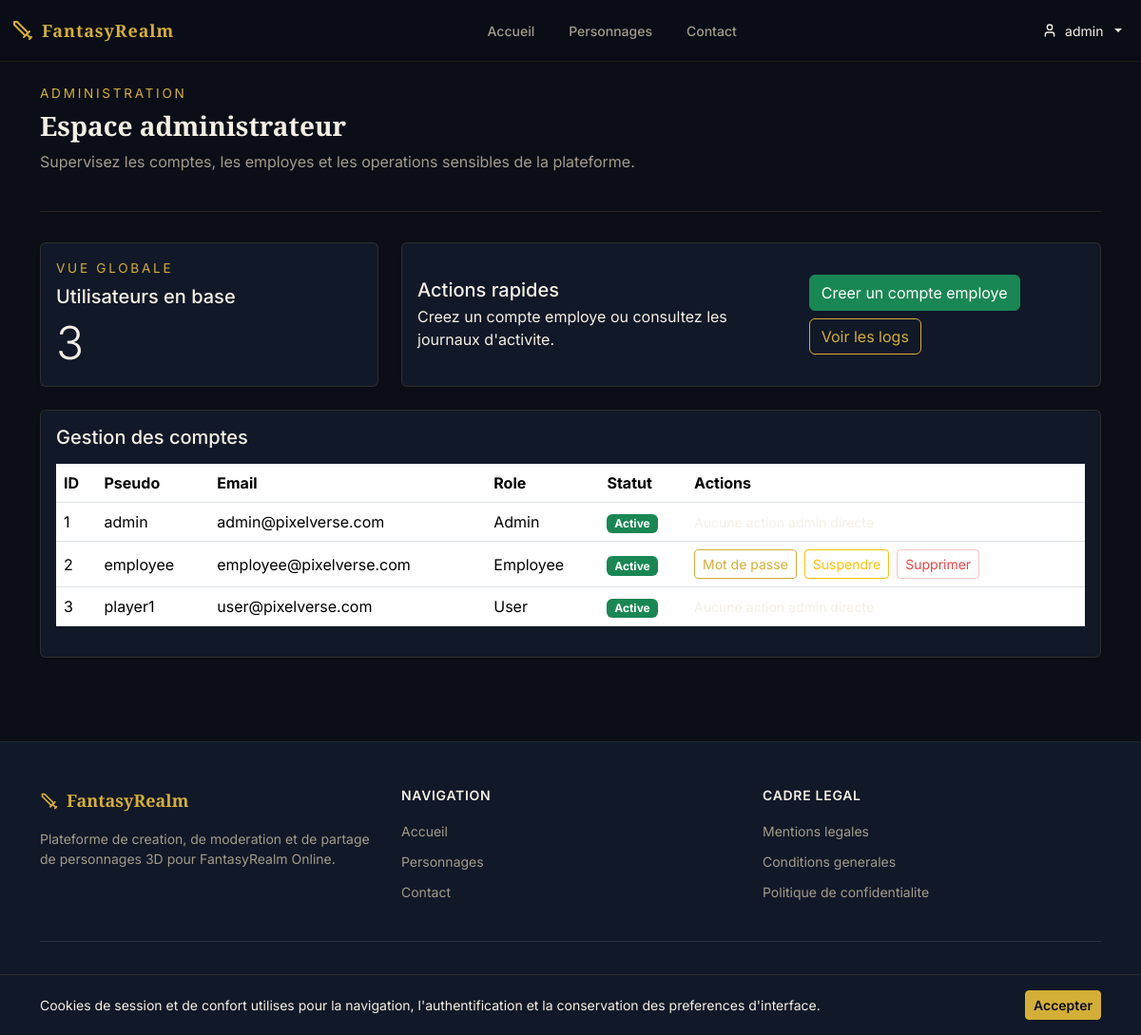
The page /index.php?action=admin-dashboard (signed in) on the database its author committed.
### tables this page shows
CREATE TABLE users (
    id INT AUTO_INCREMENT PRIMARY KEY,
    email VARCHAR(255) NOT NULL UNIQUE,
    pseudo VARCHAR(100) NOT NULL UNIQUE,
    password_hash VARCHAR(255) NOT NULL,
    password_reset_token VARCHAR(128) DEFAULT NULL,
    password_reset_expires_at DATETIME DEFAULT NULL,
    role ENUM('user','employee','admin') DEFAULT 'user',
    status ENUM('active','suspended','deleted') DEFAULT 'active',
    created_at DATETIME DEFAULT CURRENT_TIMESTAMP,
    updated_at DATETIME DEFAULT CURRENT_TIMESTAMP ON UPDATE CURRENT_TIMESTAMP
);

### controllers/AdminController.php (called while the page is built, shortened)
<?php
require_once __DIR__ . '/../models/User.php';
class AdminController {
    public static function dashboard() {
        $users = User::getAll();
        require __DIR__ . '/../views/admin/dashboard.php';
    }
}

### index.php (called while the page is built, shortened)
<?php
require_once __DIR__ . '/public/index.php';

### models/User.php (called while the page is built, shortened)
<?php
class User {
    public static function getAll() {
        $db = getDB();
        $stmt = $db->query(
            "SELECT id, email, pseudo, role, status, created_at
             FROM users
             ORDER BY created_at DESC"
        );
        return $stmt->fetchAll();
    }
}

### config/session.php (called while the page is built, shortened)
<?php
function csrfToken() {
    return $_SESSION['csrf_token'];
}

### views/admin/dashboard.php (the view)
<?php require __DIR__ . '/../layouts/header.php'; ?>
<section class="page-intro">
    <div>
        <p class="eyebrow">Administration</p>
        <h1 class="page-title">Espace administrateur</h1>
        <p class="page-copy">Supervisez les comptes, les employes et les operations sensibles de la plateforme.</p>
    </div>
</section>
<div class="row g-4 mb-4">
    <div class="col-lg-4">
        <div class="card shadow-sm h-100">
            <div class="card-body">
                <p class="eyebrow mb-2">Vue globale</p>
                <h2 class="h5">Utilisateurs en base</h2>
                <p class="display-5 mb-0"><?= count($users) ?></p>
            </div>
        </div>
    </div>
    <div class="col-lg-8">
        <div class="card shadow-sm h-100">
            <div class="card-body d-flex flex-column flex-md-row align-items-md-center justify-content-between gap-3">
                <div>
                    <h2 class="h5 mb-1">Actions rapides</h2>
                    <p class="text-muted mb-0">Creez un compte employe ou consultez les journaux d'activite.</p>
                </div>
                <div class="d-flex flex-wrap gap-2">
                    <a href="/index.php?action=admin-create-employee" class="btn btn-success">Creer un compte employe</a>
                    <a href="/index.php?action=admin-logs" class="btn btn-outline-primary">Voir les logs</a>
                </div>
            </div>
        </div>
    </div>
</div>
<div class="card shadow-sm">
    <div class="card-body">
        <h2 class="h5 mb-3">Gestion des comptes</h2>
        <div class="table-responsive">
            <table class="table align-middle">
                <thead>
                    <tr>
                        <th>ID</th>
                        <th>Pseudo</th>
                        <th>Email</th>
                        <th>Role</th>
                        <th>Statut</th>
                        <th>Actions</th>
                    </tr>
                </thead>
                <tbody>
                    <?php foreach ($users as $u): ?>
                        <tr>
                            <td><?= (int) $u['id'] ?></td>
                            <td><?= htmlspecialchars($u['pseudo']) ?></td>
                            <td><?= htmlspecialchars($u['email']) ?></td>
                            <td><?= htmlspecialchars(ucfirst($u['role'])) ?></td>
                            <td>
                                <span class="badge bg-<?= $u['status'] === 'active' ? 'success' : 'danger' ?>">
                                    <?= htmlspecialchars(ucfirst($u['status'])) ?>
                                </span>
                            </td>
                            <td>
                                <?php if ($u['role'] === 'employee'): ?>
                                    <div class="d-flex flex-wrap gap-2">
                                        <a href="/index.php?action=admin-manage-employee&id=<?= (int) $u['id'] ?>&type=password&csrf=<?= urlencode(csrfToken()) ?>" class="btn btn-sm btn-outline-primary" onclick="return confirm('Generer un nouveau mot de passe ?')">Mot de passe</a>
                                        <?php if ($u['status'] === 'active'): ?>
                                            <a href="/index.php?action=admin-manage-employee&id=<?= (int) $u['id'] ?>&type=suspend&csrf=<?= urlencode(csrfToken()) ?>" class="btn btn-sm btn-outline-warning">Suspendre</a>
                                        <?php else: ?>
                                            <a href="/index.php?action=admin-manage-employee&id=<?= (int) $u['id'] ?>&type=activate&csrf=<?= urlencode(csrfToken()) ?>" class="btn btn-sm btn-outline-success">Activer</a>
                                        <?php endif; ?>
                                        <a href="/index.php?action=admin-manage-employee&id=<?= (int) $u['id'] ?>&type=delete&csrf=<?= urlencode(csrfToken()) ?>" class="btn btn-sm btn-outline-danger" onclick="return confirm('Supprimer definitivement ce compte ?')">Supprimer</a>
                                    </div>
                                <?php else: ?>
                                    <span class="text-muted small">Aucune action admin directe</span>
                                <?php endif; ?>
                            </td>
                        </tr>
                    <?php endforeach; ?>
                </tbody>
            </table>
        </div>
    </div>
</div>
<?php require __DIR__ . '/../layouts/footer.php'; ?>

### public/assets/css/style.css (style rules this page uses)
:root { --app-bg: #0B0E17; --app-surface: #111827; --app-surface-muted: #1F2937; --app-text: #F5F0E6; --app-muted: #A39B8B; --app-border: rgba(212, 175, 55, 0.15); --app-primary: #D4AF37; --app-primary-strong: #E8D589; --app-primary-soft: rgba(212, 175, 55, 0.12); --app-accent: #D4AF37; --app-success: #22c55e; --app-danger: #ef4444; --app-shadow: 0 18px 44px rgba(0, 0, 0, 0.35); }
html { scroll-behavior: smooth; }
body { min-height: 100vh; display: flex; flex-direction: column; color: var(--app-text); background: var(--app-bg); font-family: 'Inter', 'Segoe UI', system-ui, -apple-system, sans-serif; }
a { color: var(--app-primary); }
.btn-outline-primary { color: var(--app-primary) !important; border-color: var(--app-primary) !important; }
.btn-outline-danger { color: #ef4444 !important; border-color: rgba(239, 68, 68, 0.3) !important; }
.card { background: var(--app-surface); border-color: var(--app-border); color: var(--app-text); }
.page-intro { display: flex; flex-wrap: wrap; align-items: center; justify-content: space-between; gap: 1.5rem; margin-bottom: 2rem; padding-bottom: 1.5rem; border-bottom: 1px solid var(--app-border); }
.eyebrow { color: var(--app-primary); letter-spacing: 0.2em; font-size: 0.85rem; text-transform: uppercase; margin-bottom: 0.5rem; }
.text-muted { color: var(--app-text) !important; }
.page-title { color: var(--app-text); font-weight: 700; font-family: 'Cinzel', serif; font-size: 1.75rem; }
.page-copy { color: var(--app-muted); max-width: 42rem; }

### views/layouts/header.php (style rules this page uses)
:root { --app-bg:#0B0E17; --app-surface:#111827; --app-text:#F5F0E6; --app-muted:#A39B8B; --app-border:rgba(212,175,55,0.15); --app-primary:#D4AF37; --app-primary-soft:rgba(212,175,55,0.1); }
body { background: var(--app-bg) !important; color: var(--app-text) !important; font-family: 'Inter', system-ui, sans-serif; }
.card { background: var(--app-surface) !important; color: var(--app-text) !important; border-color: var(--app-border) !important; }
.eyebrow { color: var(--app-primary); letter-spacing: 0.2em; font-size: 0.85rem; text-transform: uppercase; }
.page-title { color: var(--app-text); font-weight: 700; font-family: 'Cinzel', serif; }

### rows shown on the page
users: id "1", pseudo "admin", email "admin@pixelverse.com", role "Admin", status "Active"
users: id "2", pseudo "employee", email "employee@pixelverse.com", role "Employee", status "Active"
users: id "3", pseudo "player1", email "user@pixelverse.com", role "User", status "Active"

### other values the page prints
$link['label'] "Accueil"
$link['label'] "Personnages"
$link['label'] "Contact"
$_SESSION['pseudo'] "admin"
count($users) "3"
